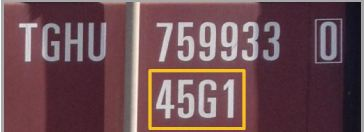
#> input picture ocr-text-extraction-master/111.JPG, 364 x 132 px
$ python -i demo1.py   (imports and definitions only)
#> lines starting #> are read from the running program, lines starting #| are printed output that depends on the picture
import matplotlib.pyplot as plt
import numpy as np
from skimage.util import img_as_float
from skimage.io import imread
from skimage.io import imsave
from skimage import filters

from skimage.color import rgb2gray
import scipy.ndimage as ndi
from skimage import dtype_limits
from scipy.ndimage import gaussian_filter
from collections import namedtuple

# [296 lines left out: functions show_sub_image, smooth_with_function_and_mask, connected_component_labeling, not called in this run]


def process_sub_image(img,sigma=1.):
    import  skimage
    if img.ndim == 3:
        img = rgb2gray(img)
    edges = skimage.filters.canny(img)
    #show_sub_image(edges)

    low_threshold = 0.1 * dtype_limits(img)[1]
    high_threshold = 0.2 * dtype_limits(img)[1]
    mask = np.ones(img.shape, dtype=bool)
    fsmooth = lambda x: gaussian_filter(x, sigma, mode='constant')
    smoothed = smooth_with_function_and_mask(img, fsmooth, mask)
    jsobel = ndi.sobel(smoothed, axis=1)
    isobel = ndi.sobel(smoothed, axis=0)

    thresh = filter.threshold_otsu(img)
    binary = img > thresh
    #show_sub_image(binary)
    return connected_component_labeling(binary)
    # return binary


# [8 lines not run here, left out]

'''
http://scikit-image.org/docs/0.9.x/auto_examples/plot_template.html
shows how to select subimage

http://scikit-image.org/docs/dev/auto_examples/plot_otsu.html
http://en.wikipedia.org/wiki/Connected-component_labeling

http://stackoverflow.com/questions/13811334/saving-numpy-ndarray-in-python-as-an-image
'''

>>> import cv2
>>> picture = cv2.cvtColor(cv2.imread('111.JPG'), cv2.COLOR_BGR2RGB)
>>> result = process_sub_image(picture)
#> in process_sub_image, `img = rgb2gray(img)`:
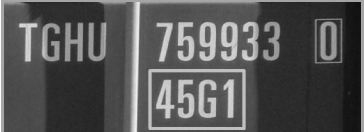
#> img: shape (132, 364) float64; min 0.0297, max 1, mean 0.337
#> (the run stopped early here; a loop or call above may not have finished)

$ run again, on ocr-text-extraction-master/222.JPG
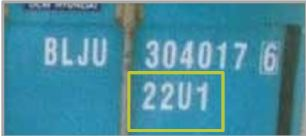
#> input picture ocr-text-extraction-master/222.JPG, 306 x 136 px
#> in process_sub_image, `img = rgb2gray(img)`:
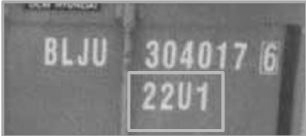
#> img: shape (136, 306) float64; min 0.218, max 0.999, mean 0.499
